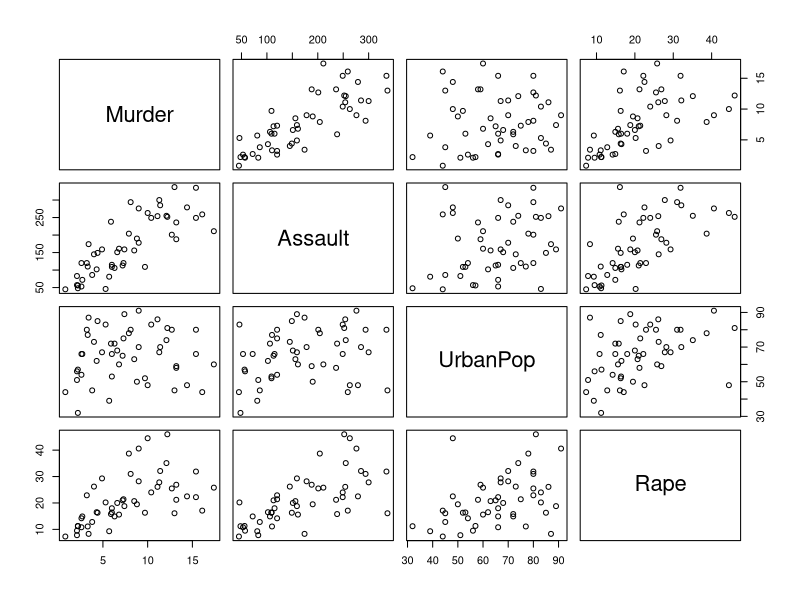
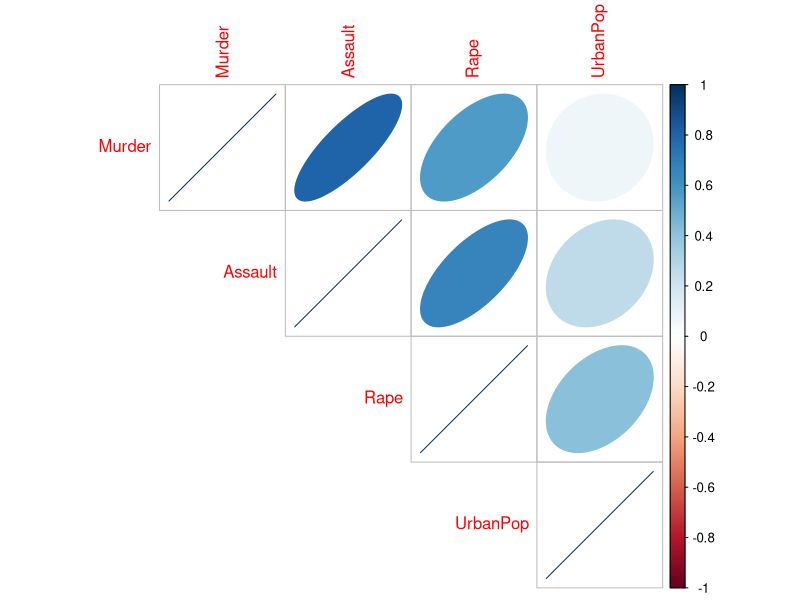
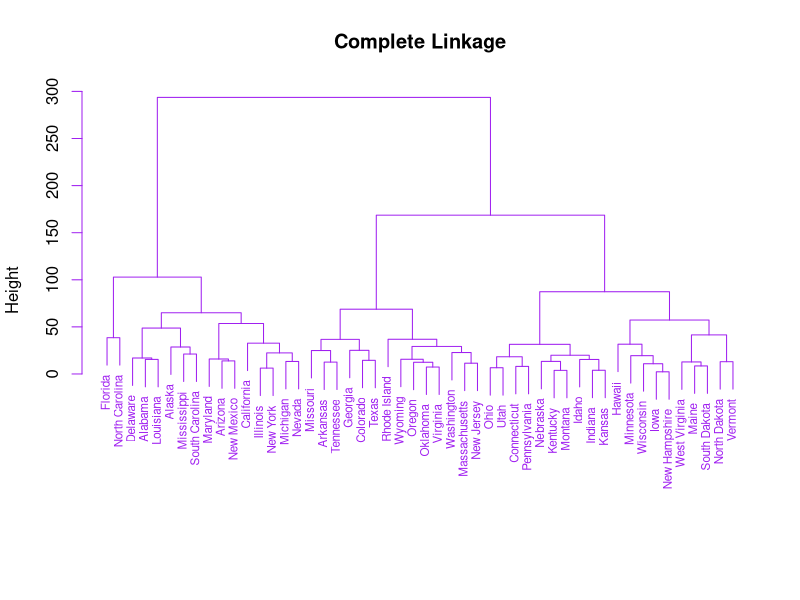
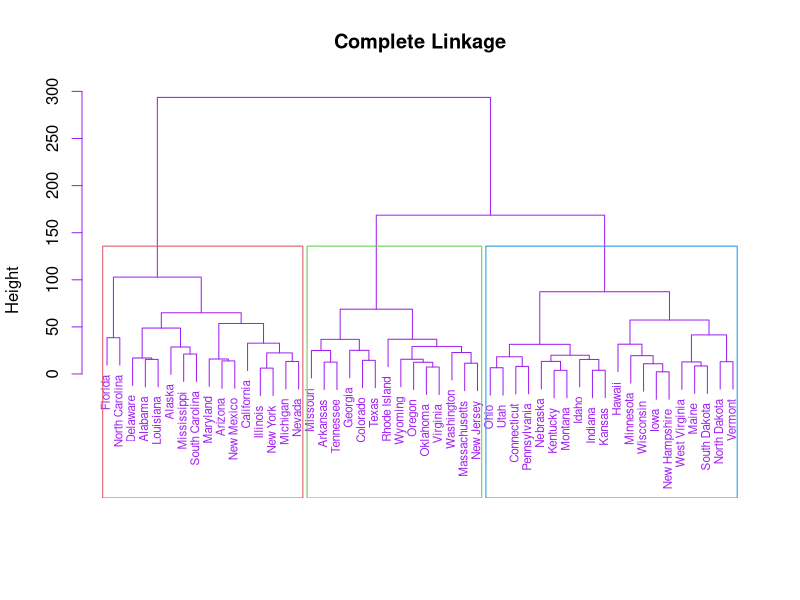
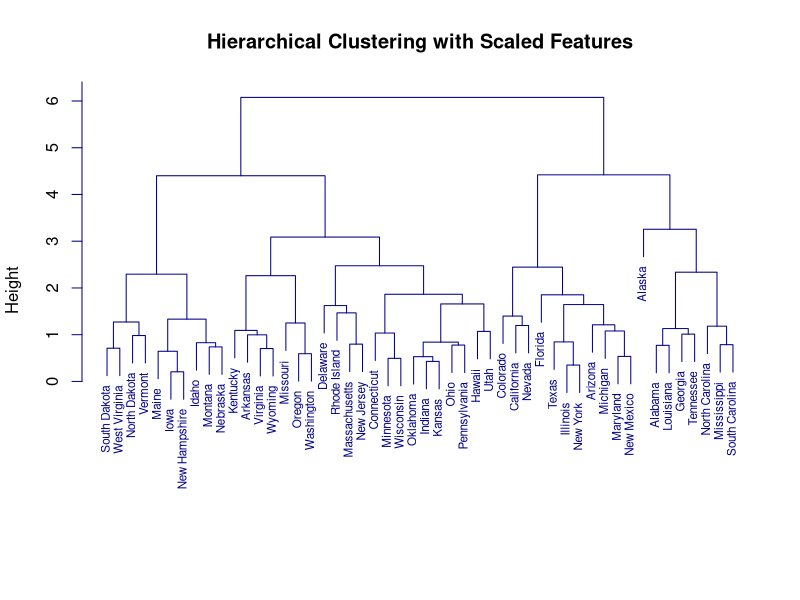
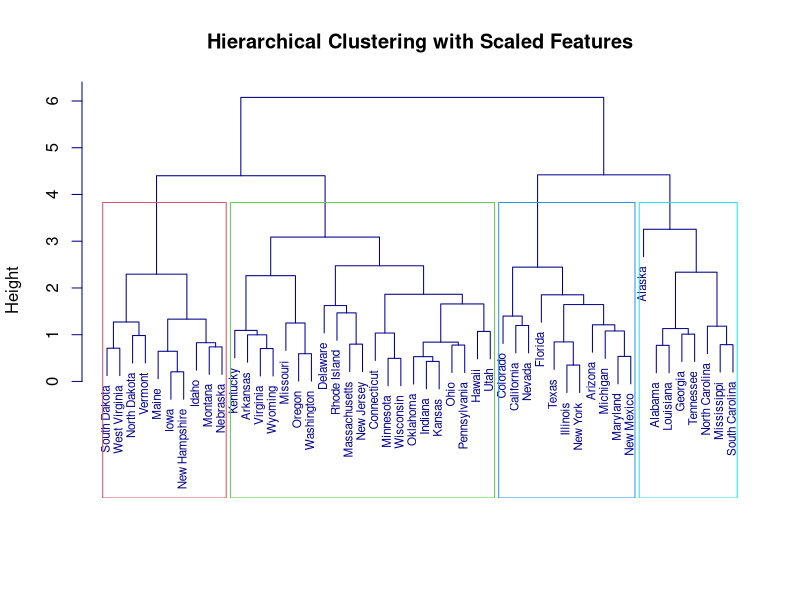

R code for these plots, in order:
## ---- chunk 1
knitr::opts_chunk$set(echo = FALSE, warning =FALSE, message = FALSE, fig.align = "center", fig.height = 3.5, fig.pos = "H")

## ---- chunk 2
# Cargo de librerias
library(corrplot)
## ---- chunk 3
head(USArrests) # encabezado de la base
str(USArrests) # caracteristicas de la base
## ---- chunk 4
pairs(USArrests)
## ---- chunk 5
cor(USArrests)
## ---- chunk 6
# se crea la matriz de correlación
corr.data <- cor(USArrests)
# gráfico de correlacion para las variables cuantitativas
corrplot(corr.data, method = 'ellipse', order='AOE', type = 'upper')

## ---- chunk 7
# ajustando un enlace completo con la distancia euclidiana
hc_complete =hclust(dist(USArrests, method = "euclidean"), method ="complete")
## ---- chunk 8
plot(hc_complete ,main =" Complete Linkage ", xlab="", sub ="",
cex =.7, col = "Purple")
## ---- chunk 9
plot(hc_complete ,main =" Complete Linkage ", xlab="", sub ="",
cex =.7, col = "Purple")
rect.hclust(hc_complete, k=3, border=2:10)

## ---- chunk 10
cutree (hc_complete, 3)
## ---- chunk 11
# ajustando un enlace completo con la distancia euclidiana y las variables escaladas
hc_complete_scale =hclust(dist(scale(USArrests), method = "euclidean"), 
                           method ="complete")
## ---- chunk 12
plot(hc_complete_scale ,main ="Hierarchical Clustering with Scaled Features", 
     xlab="", sub ="",
cex =.7, col = "dark blue")
## ---- chunk 13
plot(hc_complete_scale ,main ="Hierarchical Clustering with Scaled Features", 
     xlab="", sub ="",
cex =.7, col = "dark blue")
rect.hclust(hc_complete_scale, k=4, border=2:10)
